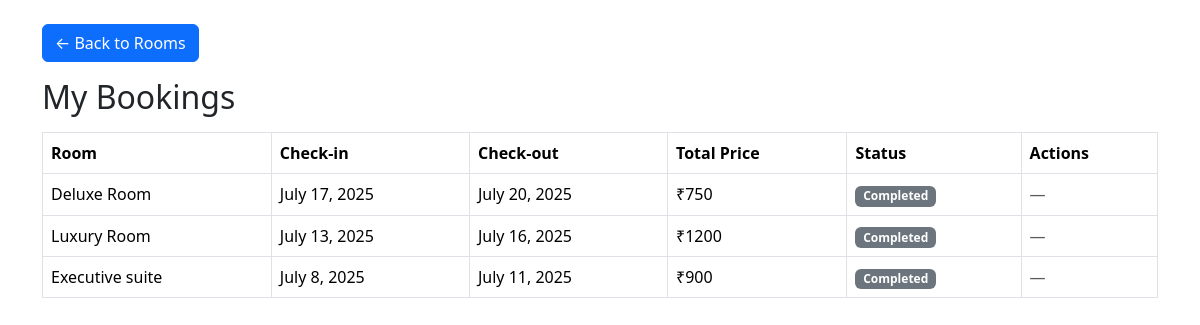
/my-bookings/ (signed in), run on the app's committed database.
### HotelManagementApp/models.py (models this page shows, shortened)
class Booking(models.Model):
    STATUS_CHOICES = (
        ('active', 'Active'),
        ('cancelled', 'Cancelled'),
    )
    PAYMENT_CHOICES = (
        ('pending', 'Pending'),
        ('payment done', 'Payment Done'),
    )
    booking_id = models.AutoField(primary_key=True)
    user = models.ForeignKey(Register, on_delete=models.CASCADE)
    room = models.ForeignKey(Room, on_delete=models.CASCADE)
    num_guests = models.PositiveIntegerField()
    customer_name = models.CharField(max_length=100)
    check_in = models.DateField()
    check_out = models.DateField()
    total_price=models.PositiveIntegerField()
    payment_status = models.CharField(max_length=20, choices=PAYMENT_CHOICES,default='Pending')
    is_cancelled = models.CharField(max_length=10, choices=STATUS_CHOICES, default='active')
    special_requests = models.TextField(blank=True, null=True)
    booked_on = models.DateTimeField(auto_now_add=True)

class Room(models.Model):
    roomnum = models.CharField(max_length=10, unique=True)
    name = models.CharField(max_length=100)
    description = models.TextField()
    price_per_day = models.DecimalField(max_digits=8, decimal_places=2)
    image = models.ImageField(upload_to='room_images/', blank=True, null=True)

### HotelManagementApp/views.py (the view)
# urls.py: path('my-bookings/', views.my_bookings, name='my_bookings'),
def my_bookings(request):
    user = Register.objects.get(username=request.session['username'])
    bookings = Booking.objects.filter(user=user).order_by('-check_in')
    today = date.today()
    return render(request, 'my_bookings.html', {'bookings': bookings, 'today': today})

### HotelManagementApp/templates/my_bookings.html (shortened to what this page needs)
{% load static %}
<!DOCTYPE html>
<html>
<head>
    <link href="https://cdn.jsdelivr.net/npm/bootstrap@5.3.6/dist/css/bootstrap.min.css" rel="stylesheet">
</head>
<body>
<div class="container mt-4">
    <a href="{% url 'rooms' %}" class="btn btn-primary mb-3">← Back to Rooms</a>
    <h2>My Bookings</h2>
    {% if bookings %}
        <table class="table table-bordered mt-3">
            <thead>
                <tr>
                    <th>Room</th>
                    <th>Check-in</th>
                    <th>Check-out</th>
                    <th>Total Price</th>
                    <th>Status</th>
                    <th>Actions</th>
                </tr>
            </thead>
            <tbody>
                {% for booking in bookings %}
                <tr>
                    <td>{{ booking.room.name }}</td>
                    <td>{{ booking.check_in }}</td>
                    <td>{{ booking.check_out }}</td>
                    <td>₹{{ booking.total_price }}</td>
                    <td>
                        {% if booking.check_out >= today %}
                            <span class="badge bg-success">Upcoming</span>
                        {% else %}
                            <span class="badge bg-secondary">Completed</span>
                        {% endif %}
                    </td>
                    <td>
                        {% if booking.check_out >= today %}
                            {% if booking.is_cancelled == "active" %}
                                <a href="{% url 'cancel_booking' booking.booking_id %}" class="btn btn-danger btn-sm">Cancel</a>
                            {% else %}
                                <span class="text-muted">Cancelled</span>
                            {% endif %}
                        {% else %}
                            <span class="text-muted">—</span>
                        {% endif %}
                    </td>
                </tr>
                {% endfor %}
            </tbody>
        </table>
    {% else %}
        <p>You have no bookings.</p>
    {% endif %}
</div>
</body>
</html>

### data on the page
Booking: room.name "Deluxe Room", check_in "July 17, 2025", check_out "July 20, 2025", total_price "750", shows "Completed"
Booking: room.name "Luxury Room", check_in "July 13, 2025", check_out "July 16, 2025", total_price "1200", shows "Completed"
Booking: room.name "Executive suite", check_in "July 8, 2025", check_out "July 11, 2025", total_price "900", shows "Completed"
